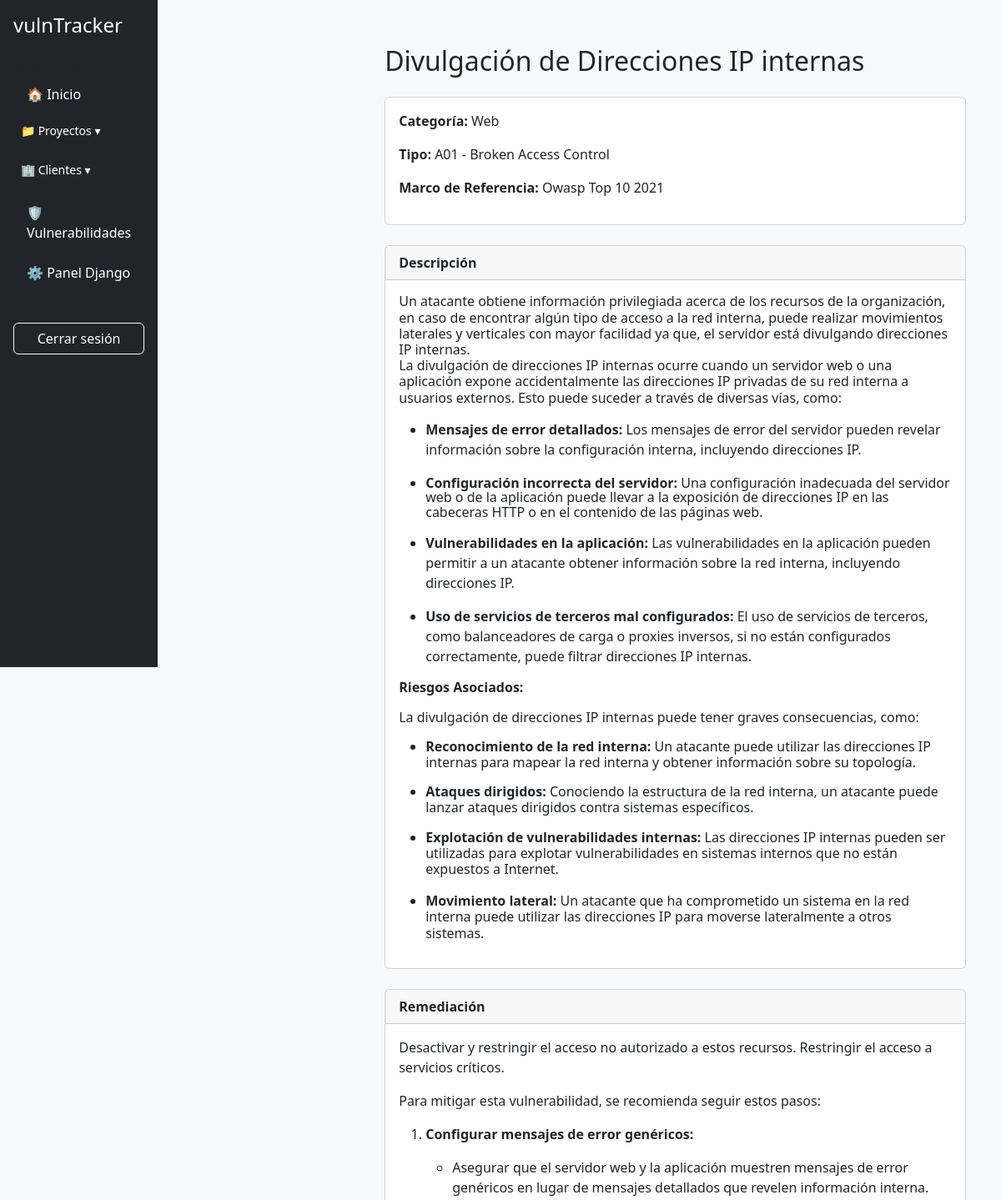
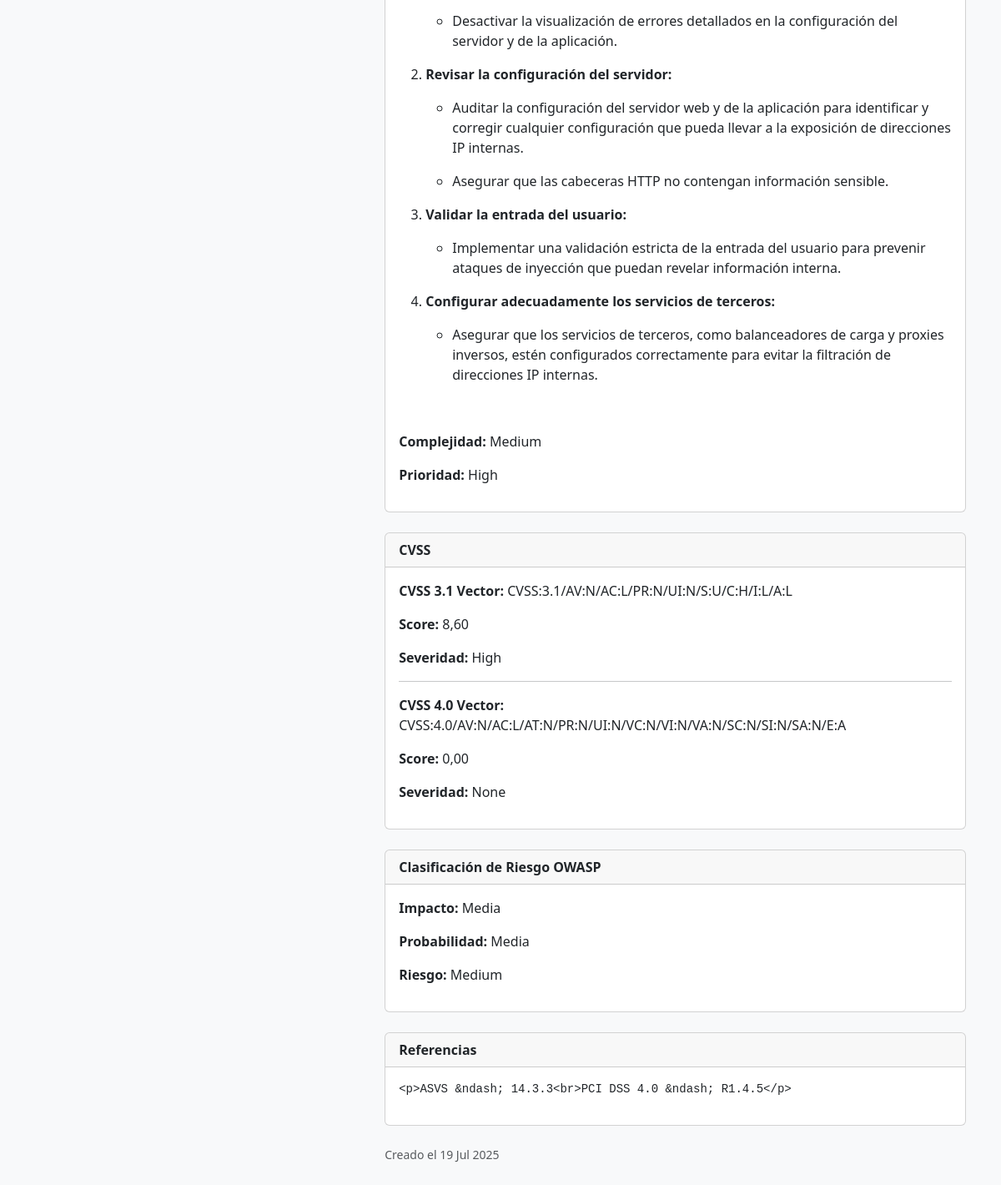
Screenshot of /vulnerabilities/1/ (signed in) with the database file from the repository (2 pictures, top to bottom).
### vulnerabilities/models.py (models this page shows, shortened)
class Vulnerability(models.Model):
    REMEDIATION_CHOICES = [("low", "Low"), ("medium", "Medium"), ("high", "High")]
    PRIORITY_CHOICES = [
        ("low", "Low"),
        ("medium", "Medium"),
        ("high", "High"),
        ("urgent", "Urgent"),
    ]
    RISK_COMPONENT_CHOICES = [("low", "Baja"), ("medium", "Media"), ("high", "Alta")]
    title = models.CharField(max_length=255, validators=[MinLengthValidator(5)])
    category = models.ForeignKey(VulnerabilityCategory, on_delete=models.PROTECT)
    vuln_type = models.ForeignKey(VulnerabilityType, on_delete=models.PROTECT)
    description = models.TextField("Descripción", validators=[MinLengthValidator(20)])
    cvss_31_vector = models.CharField(
        "CVSS 3.1 Vector", max_length=255, blank=True, null=True
    )
    cvss_31_score = models.DecimalField(
        "CVSS 3.1 Score",
        max_digits=4,
        decimal_places=2,
        null=True,
        blank=True,
        help_text="Puntaje numérico calculado del vector CVSS 3.1",
    )
    cvss_31_severity = models.CharField(
        "Severidad CVSS 3.1",
        max_length=20,
        blank=True,
        help_text="Severidad estimada según el score: None, Low, Medium, High, Critical",
    )
    cvss_40_vector = models.CharField(
        "CVSS 4.0 Vector", max_length=255, blank=True, null=True
    )
    cvss_40_score = models.DecimalField(
        "CVSS 4.0 Score",
        max_digits=4,
        decimal_places=2,
        null=True,
        blank=True,
        help_text="Puntaje numérico calculado del vector CVSS 4.0",
    )
    cvss_40_severity = models.CharField(
        "Severidad CVSS 4.0",
        max_length=20,
        blank=True,
        help_text="Severidad estimada según el score: None, Low, Medium, High, Critical",
    )
    remediation = models.TextField("Remediación", validators=[MinLengthValidator(20)])
    remediation_complexity = models.CharField(
        "Complejidad", choices=REMEDIATION_CHOICES, max_length=10
    )
    remediation_priority = models.CharField(
        "Prioridad", choices=PRIORITY_CHOICES, max_length=10
    )
    impact = models.CharField("Impacto", choices=RISK_COMPONENT_CHOICES, max_length=10)
    likelihood = models.CharField(
        "Probabilidad", choices=RISK_COMPONENT_CHOICES, max_length=10
    )
    risk_rating = models.CharField("Riesgo OWASP", max_length=10, editable=False)
    references = models.TextField(
        "Referencias",
        help_text="Una por línea: CWE-79, CVE-2024-12345, OWASP A01, PCI-DSS Req 6.6...",
    )
    created_at = models.DateTimeField(auto_now_add=True)

class VulnerabilityCategory(models.Model):
    name = models.CharField("Nombre de la categoría", max_length=100, unique=True)
    standard = models.TextField(
        "Marco de referencia",
        blank=True,
        help_text="Ej: OWASP Top 10 2021, OWISAM Top 10",
    )

class VulnerabilityType(models.Model):
    category = models.ForeignKey(
        VulnerabilityCategory, on_delete=models.CASCADE, related_name="types"
    )
    code = models.CharField("Código", max_length=50, blank=True)
    name = models.CharField("Nombre", max_length=150)

### vulnerabilities/views.py (the view)
# urls.py: path("<int:pk>/", views.vulnerability_detail_view, name="vulnerability_detail"),
@login_required
def vulnerability_detail_view(request, pk):
    vuln = get_object_or_404(Vulnerability, pk=pk)
    role = request.user.role
    sidebar = f"components/sidebar_{role}.html"
    return render(
        request,
        "vulnerabilities/vuln_detail.html",
        {"vulnerability": vuln, "sidebar_template": sidebar},
    )

### core/models.py (called while the page is built)
    def __str__(self):
        return self.name

### templates/vulnerabilities/vuln_detail.html
{% extends "../base.html" %}
{% block content %}
<div class="container mt-4">
  <h2 class="mb-4">{{ vulnerability.title }}</h2>
  <div class="card mb-4">
    <div class="card-body">
      <p><strong>Categoría:</strong> {{ vulnerability.category.name }}</p>
      <p><strong>Tipo:</strong> {{ vulnerability.vuln_type.code }} - {{ vulnerability.vuln_type.name }}</p>
      <p><strong>Marco de Referencia:</strong> {{ vulnerability.category.standard }}</p>
    </div>
  </div>
  <div class="card mb-4">
    <div class="card-header"><strong>Descripción</strong></div>
    <div class="card-body">
      {{ vulnerability.description|safe }}
    </div>
  </div>
  <div class="card mb-4">
    <div class="card-header"><strong>Remediación</strong></div>
    <div class="card-body">
      {{ vulnerability.remediation|safe }}
      <p><strong>Complejidad:</strong> {{ vulnerability.get_remediation_complexity_display }}</p>
      <p><strong>Prioridad:</strong> {{ vulnerability.get_remediation_priority_display }}</p>
    </div>
  </div>
  <div class="card mb-4">
    <div class="card-header"><strong>CVSS</strong></div>
    <div class="card-body">
      <p><strong>CVSS 3.1 Vector:</strong> {{ vulnerability.cvss_31_vector }}</p>
      <p><strong>Score:</strong> {{ vulnerability.cvss_31_score }}</p>
      <p><strong>Severidad:</strong> {{ vulnerability.cvss_31_severity }}</p>
      <hr>
      <p><strong>CVSS 4.0 Vector:</strong> {{ vulnerability.cvss_40_vector }}</p>
      <p><strong>Score:</strong> {{ vulnerability.cvss_40_score }}</p>
      <p><strong>Severidad:</strong> {{ vulnerability.cvss_40_severity }}</p>
    </div>
  </div>
  <div class="card mb-4">
    <div class="card-header"><strong>Clasificación de Riesgo OWASP</strong></div>
    <div class="card-body">
      <p><strong>Impacto:</strong> {{ vulnerability.get_impact_display }}</p>
      <p><strong>Probabilidad:</strong> {{ vulnerability.get_likelihood_display }}</p>
      <p><strong>Riesgo:</strong> {{ vulnerability.risk_rating|title }}</p>
    </div>
  </div>
  <div class="card mb-4">
    <div class="card-header"><strong>Referencias</strong></div>
    <div class="card-body">
      <pre>{{ vulnerability.references }}</pre>
    </div>
  </div>
  <div class="text-muted small">
    Creado el {{ vulnerability.created_at|date:"d M Y" }}
  </div>
</div>
{% endblock %}

### templates/base.html (style rules this page uses)
body { background-color: #f8f9fa; }

### rows the page displays
Vulnerability: title "Divulgación de Direcciones IP internas", category.name "Web", vuln_type.code "A01", vuln_type.name "Broken Access Control", category.standard "Owasp Top 10 2021", description "Un atacante obtiene información privilegiada acerca de los recursos de la organización, en caso de encontrar algún tipo de acceso a la red interna, puede realizar movimientos laterales y verticales con mayor facilidad ya que, el servidor está divulgando direcciones IP internas. La divulgación de direcciones IP internas ocurre cuando un servidor web o una aplicación expone accidentalmente las direcciones IP privadas de su red interna a usuarios externos. Esto puede suceder a través de diversas vías, como: Mensajes de error detallados: Los mensajes de error del servidor pueden revelar información sobre la configuración interna, incluyendo direcciones IP. Configuración incorrecta del servidor:…", remediation "Desactivar y restringir el acceso no autorizado a estos recursos. Restringir el acceso a servicios críticos. Para mitigar esta vulnerabilidad, se recomienda seguir estos pasos: Configurar mensajes de error genéricos: Asegurar que el servidor web y la aplicación muestren mensajes de error genéricos en lugar de mensajes detallados que revelen información interna. Desactivar la visualización de errores detallados en la configuración del servidor y de la aplicación. Revisar la configuración del servidor: Auditar la configuración del servidor web y de la aplicación para identificar y corregir cualquier configuración que pueda llevar a la exposición de direcciones IP internas. Asegurar que las…", remediation_complexity "Medium", remediation_priority "High", cvss_31_vector "CVSS:3.1/AV:N/AC:L/PR:N/UI:N/S:U/C:H/I:L/A:L", cvss_31_score "8,60", cvss_31_severity "High", cvss_40_vector "CVSS:4.0/AV:N/AC:L/AT:N/PR:N/UI:N/VC:N/VI:N/VA:N/SC:N/SI:N/SA:N/E:A", cvss_40_score "0,00", cvss_40_severity "None", impact "Media", likelihood "Media", risk_rating "Medium", references "<p>ASVS &ndash; 14.3.3<br>PCI DSS 4.0 &ndash; R1.4.5</p>", created_at "19 Jul 2025"
